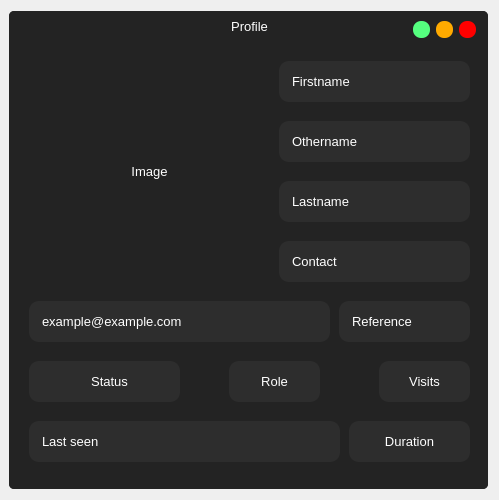
<?xml version="1.0" encoding="UTF-8"?>
<ui version="4.0">
 <class>Profile</class>
 <widget class="QDialog" name="Profile">
  <property name="geometry">
   <rect>
    <x>0</x>
    <y>0</y>
    <width>499</width>
    <height>500</height>
   </rect>
  </property>
  <property name="minimumSize">
   <size>
    <width>0</width>
    <height>500</height>
   </size>
  </property>
  <property name="maximumSize">
   <size>
    <width>16777215</width>
    <height>500</height>
   </size>
  </property>
  <property name="windowTitle">
   <string>Dialog</string>
  </property>
  <layout class="QVBoxLayout" name="verticalLayout">
   <property name="leftMargin">
    <number>9</number>
   </property>
   <item>
    <widget class="QFrame" name="frame">
     <property name="minimumSize">
      <size>
       <width>400</width>
       <height>300</height>
      </size>
     </property>
     <property name="styleSheet">
      <string notr="true">
	background-color: rgb(35, 35, 35);
	border-radius:30px;
background-color: rgb(45, 45, 45);
</string>
     </property>
     <property name="frameShape">
      <enum>QFrame::NoFrame</enum>
     </property>
     <property name="frameShadow">
      <enum>QFrame::Plain</enum>
     </property>
     <layout class="QVBoxLayout" name="verticalLayout_4">
      <property name="spacing">
       <number>0</number>
      </property>
      <property name="leftMargin">
       <number>0</number>
      </property>
      <property name="topMargin">
       <number>0</number>
      </property>
      <property name="rightMargin">
       <number>0</number>
      </property>
      <property name="bottomMargin">
       <number>0</number>
      </property>
      <item>
       <widget class="QFrame" name="frame_2">
        <property name="minimumSize">
         <size>
          <width>400</width>
          <height>400</height>
         </size>
        </property>
        <property name="styleSheet">
         <string notr="true">QFrame{
	background-color: rgb(35, 35, 35);
	border-radius:5px;
}</string>
        </property>
        <property name="frameShape">
         <enum>QFrame::NoFrame</enum>
        </property>
        <property name="frameShadow">
         <enum>QFrame::Plain</enum>
        </property>
        <layout class="QVBoxLayout" name="verticalLayout_2">
         <property name="spacing">
          <number>0</number>
         </property>
         <property name="leftMargin">
          <number>0</number>
         </property>
         <property name="topMargin">
          <number>0</number>
         </property>
         <property name="rightMargin">
          <number>0</number>
         </property>
         <property name="bottomMargin">
          <number>0</number>
         </property>
         <item>
          <widget class="QFrame" name="frame_4">
           <property name="minimumSize">
            <size>
             <width>400</width>
             <height>0</height>
            </size>
           </property>
           <property name="maximumSize">
            <size>
             <width>16777215</width>
             <height>16777215</height>
            </size>
           </property>
           <property name="frameShape">
            <enum>QFrame::NoFrame</enum>
           </property>
           <property name="frameShadow">
            <enum>QFrame::Plain</enum>
           </property>
           <widget class="QLabel" name="profile">
            <property name="geometry">
             <rect>
              <x>20</x>
              <y>50</y>
              <width>231</width>
              <height>221</height>
             </rect>
            </property>
            <property name="font">
             <font>
              <family>Arial</family>
              <pointsize>10</pointsize>
              <weight>50</weight>
              <bold>false</bold>
             </font>
            </property>
            <property name="styleSheet">
             <string notr="true">QLabel{
	color: rgb(255, 255, 255);
	background-color: rgb(35, 35, 35);
	border-radius: 10px;
	padding-left:10px;
}</string>
            </property>
            <property name="text">
             <string>Image</string>
            </property>
            <property name="alignment">
             <set>Qt::AlignCenter</set>
            </property>
           </widget>
           <widget class="QPushButton" name="btn_close">
            <property name="geometry">
             <rect>
              <x>450</x>
              <y>10</y>
              <width>17</width>
              <height>17</height>
             </rect>
            </property>
            <property name="minimumSize">
             <size>
              <width>16</width>
              <height>16</height>
             </size>
            </property>
            <property name="maximumSize">
             <size>
              <width>17</width>
              <height>17</height>
             </size>
            </property>
            <property name="styleSheet">
             <string notr="true">QPushButton{
	background-color: rgb(255, 0, 0);
	border:none;
	border-radius: 8px;
}

QPushButton:hover{	
	background-color: rgba(255, 0, 0,150);
	
}</string>
            </property>
            <property name="text">
             <string/>
            </property>
           </widget>
           <widget class="QPushButton" name="btn_maximize">
            <property name="geometry">
             <rect>
              <x>427</x>
              <y>10</y>
              <width>17</width>
              <height>17</height>
             </rect>
            </property>
            <property name="minimumSize">
             <size>
              <width>16</width>
              <height>16</height>
             </size>
            </property>
            <property name="maximumSize">
             <size>
              <width>17</width>
              <height>17</height>
             </size>
            </property>
            <property name="styleSheet">
             <string notr="true">QPushButton{
	
	background-color: rgb(255, 170, 0);
	border:none;
	border-radius: 8px;
}

QPushButton:hover{	
	background-color: rgba(255, 170, 0,150);
	
}</string>
            </property>
            <property name="text">
             <string/>
            </property>
           </widget>
           <widget class="QPushButton" name="btn_minimize">
            <property name="geometry">
             <rect>
              <x>404</x>
              <y>10</y>
              <width>17</width>
              <height>17</height>
             </rect>
            </property>
            <property name="minimumSize">
             <size>
              <width>16</width>
              <height>16</height>
             </size>
            </property>
            <property name="maximumSize">
             <size>
              <width>17</width>
              <height>17</height>
             </size>
            </property>
            <property name="styleSheet">
             <string notr="true">QPushButton{
	background-color: rgb(85, 255, 127);
	border:none;
	border-radius: 8px;
}

QPushButton:hover{	
	background-color: rgba(85, 255, 127,150);
	
}</string>
            </property>
            <property name="text">
             <string/>
            </property>
           </widget>
           <widget class="QLabel" name="label_5">
            <property name="geometry">
             <rect>
              <x>10</x>
              <y>0</y>
              <width>40</width>
              <height>40</height>
             </rect>
            </property>
            <property name="minimumSize">
             <size>
              <width>40</width>
              <height>0</height>
             </size>
            </property>
            <property name="maximumSize">
             <size>
              <width>40</width>
              <height>16777215</height>
             </size>
            </property>
            <property name="text">
             <string/>
            </property>
            <property name="pixmap">
             <pixmap resource="../resource/asset.qrc">:/icons/asset/user-check.svg</pixmap>
            </property>
           </widget>
           <widget class="QLabel" name="middlename">
            <property name="geometry">
             <rect>
              <x>270</x>
              <y>110</y>
              <width>191</width>
              <height>41</height>
             </rect>
            </property>
            <property name="font">
             <font>
              <family>MS Shell Dlg 2</family>
              <pointsize>10</pointsize>
              <weight>50</weight>
              <bold>false</bold>
             </font>
            </property>
            <property name="styleSheet">
             <string notr="true">QLabel{
	color: rgb(255, 255, 255);
	background-color: rgb(45, 45, 45);
	border-radius: 10px;
	padding-left:10px;

}</string>
            </property>
            <property name="text">
             <string>Othername</string>
            </property>
            <property name="alignment">
             <set>Qt::AlignLeading|Qt::AlignLeft|Qt::AlignVCenter</set>
            </property>
           </widget>
           <widget class="QLabel" name="contact">
            <property name="geometry">
             <rect>
              <x>270</x>
              <y>230</y>
              <width>191</width>
              <height>41</height>
             </rect>
            </property>
            <property name="font">
             <font>
              <family>MS Shell Dlg 2</family>
              <pointsize>10</pointsize>
              <weight>50</weight>
              <bold>false</bold>
             </font>
            </property>
            <property name="styleSheet">
             <string notr="true">QLabel{
	color: rgb(255, 255, 255);
	background-color: rgb(45, 45, 45);
	border-radius: 10px;
	padding-left:10px;

}</string>
            </property>
            <property name="text">
             <string>Contact</string>
            </property>
            <property name="alignment">
             <set>Qt::AlignLeading|Qt::AlignLeft|Qt::AlignVCenter</set>
            </property>
           </widget>
           <widget class="QLabel" name="firstname">
            <property name="geometry">
             <rect>
              <x>270</x>
              <y>50</y>
              <width>191</width>
              <height>41</height>
             </rect>
            </property>
            <property name="font">
             <font>
              <family>MS Shell Dlg 2</family>
              <pointsize>10</pointsize>
              <weight>50</weight>
              <bold>false</bold>
             </font>
            </property>
            <property name="styleSheet">
             <string notr="true">QLabel{
	color: rgb(255, 255, 255);
	background-color: rgb(45, 45, 45);
	border-radius: 10px;
	padding-left:10px;

}</string>
            </property>
            <property name="text">
             <string>Firstname</string>
            </property>
            <property name="alignment">
             <set>Qt::AlignLeading|Qt::AlignLeft|Qt::AlignVCenter</set>
            </property>
           </widget>
           <widget class="QLabel" name="label_7">
            <property name="geometry">
             <rect>
              <x>180</x>
              <y>350</y>
              <width>40</width>
              <height>40</height>
             </rect>
            </property>
            <property name="minimumSize">
             <size>
              <width>40</width>
              <height>0</height>
             </size>
            </property>
            <property name="maximumSize">
             <size>
              <width>40</width>
              <height>16777215</height>
             </size>
            </property>
            <property name="text">
             <string/>
            </property>
            <property name="pixmap">
             <pixmap resource="../resource/asset.qrc">:/icons/asset/tag.svg</pixmap>
            </property>
           </widget>
           <widget class="QLabel" name="role">
            <property name="geometry">
             <rect>
              <x>220</x>
              <y>350</y>
              <width>91</width>
              <height>41</height>
             </rect>
            </property>
            <property name="font">
             <font>
              <family>MS Shell Dlg 2</family>
              <pointsize>10</pointsize>
              <weight>50</weight>
              <bold>false</bold>
             </font>
            </property>
            <property name="styleSheet">
             <string notr="true">QLabel{
	color: rgb(255, 255, 255);
	background-color: rgb(45, 45, 45);
	border-radius: 10px;

}</string>
            </property>
            <property name="text">
             <string>Role</string>
            </property>
            <property name="alignment">
             <set>Qt::AlignCenter</set>
            </property>
           </widget>
           <widget class="QLabel" name="lastname">
            <property name="geometry">
             <rect>
              <x>270</x>
              <y>170</y>
              <width>191</width>
              <height>41</height>
             </rect>
            </property>
            <property name="font">
             <font>
              <family>MS Shell Dlg 2</family>
              <pointsize>10</pointsize>
              <weight>50</weight>
              <bold>false</bold>
             </font>
            </property>
            <property name="styleSheet">
             <string notr="true">QLabel{
	color: rgb(255, 255, 255);
	background-color: rgb(45, 45, 45);
	border-radius: 10px;
	padding-left:10px;

}</string>
            </property>
            <property name="text">
             <string>Lastname</string>
            </property>
            <property name="alignment">
             <set>Qt::AlignLeading|Qt::AlignLeft|Qt::AlignVCenter</set>
            </property>
           </widget>
           <widget class="QLabel" name="email">
            <property name="geometry">
             <rect>
              <x>20</x>
              <y>290</y>
              <width>301</width>
              <height>41</height>
             </rect>
            </property>
            <property name="font">
             <font>
              <family>MS Shell Dlg 2</family>
              <pointsize>10</pointsize>
              <weight>50</weight>
              <bold>false</bold>
             </font>
            </property>
            <property name="styleSheet">
             <string notr="true">QLabel{
	color: rgb(255, 255, 255);
	background-color: rgb(45, 45, 45);
	border-radius: 10px;
	padding-left:10px;

}</string>
            </property>
            <property name="text">
             <string>example@example.com</string>
            </property>
            <property name="alignment">
             <set>Qt::AlignLeading|Qt::AlignLeft|Qt::AlignVCenter</set>
            </property>
           </widget>
           <widget class="QLabel" name="visits_count">
            <property name="geometry">
             <rect>
              <x>370</x>
              <y>350</y>
              <width>91</width>
              <height>41</height>
             </rect>
            </property>
            <property name="font">
             <font>
              <family>MS Shell Dlg 2</family>
              <pointsize>10</pointsize>
              <weight>50</weight>
              <bold>false</bold>
             </font>
            </property>
            <property name="styleSheet">
             <string notr="true">QLabel{
	color: rgb(255, 255, 255);
	background-color: rgb(45, 45, 45);
	border-radius: 10px;

}</string>
            </property>
            <property name="text">
             <string>Visits</string>
            </property>
            <property name="alignment">
             <set>Qt::AlignCenter</set>
            </property>
           </widget>
           <widget class="QLabel" name="label_8">
            <property name="geometry">
             <rect>
              <x>320</x>
              <y>350</y>
              <width>40</width>
              <height>40</height>
             </rect>
            </property>
            <property name="minimumSize">
             <size>
              <width>40</width>
              <height>0</height>
             </size>
            </property>
            <property name="maximumSize">
             <size>
              <width>40</width>
              <height>16777215</height>
             </size>
            </property>
            <property name="text">
             <string/>
            </property>
            <property name="pixmap">
             <pixmap resource="../resource/asset.qrc">:/icons/asset/activity.svg</pixmap>
            </property>
           </widget>
           <widget class="QLabel" name="last_seen">
            <property name="geometry">
             <rect>
              <x>20</x>
              <y>410</y>
              <width>311</width>
              <height>41</height>
             </rect>
            </property>
            <property name="font">
             <font>
              <family>MS Shell Dlg 2</family>
              <pointsize>10</pointsize>
              <weight>50</weight>
              <bold>false</bold>
             </font>
            </property>
            <property name="styleSheet">
             <string notr="true">QLabel{
	color: rgb(255, 255, 255);
	background-color: rgb(45, 45, 45);
	border-radius: 10px;
	padding-left:10px;

}</string>
            </property>
            <property name="text">
             <string>Last seen</string>
            </property>
            <property name="alignment">
             <set>Qt::AlignLeading|Qt::AlignLeft|Qt::AlignVCenter</set>
            </property>
           </widget>
           <widget class="QLabel" name="duration">
            <property name="geometry">
             <rect>
              <x>340</x>
              <y>410</y>
              <width>121</width>
              <height>41</height>
             </rect>
            </property>
            <property name="font">
             <font>
              <family>MS Shell Dlg 2</family>
              <pointsize>10</pointsize>
              <weight>50</weight>
              <bold>false</bold>
             </font>
            </property>
            <property name="styleSheet">
             <string notr="true">QLabel{
	color: rgb(255, 255, 255);
	background-color: rgb(45, 45, 45);
	border-radius: 10px;
}</string>
            </property>
            <property name="text">
             <string>Duration</string>
            </property>
            <property name="alignment">
             <set>Qt::AlignCenter</set>
            </property>
           </widget>
           <widget class="QLabel" name="status">
            <property name="geometry">
             <rect>
              <x>20</x>
              <y>350</y>
              <width>151</width>
              <height>41</height>
             </rect>
            </property>
            <property name="font">
             <font>
              <family>MS Shell Dlg 2</family>
              <pointsize>10</pointsize>
              <weight>50</weight>
              <bold>false</bold>
             </font>
            </property>
            <property name="styleSheet">
             <string notr="true">QLabel{
	color: rgb(255, 255, 255);
	background-color: rgb(45, 45, 45);
	border-radius: 10px;
	padding-left:10px;

}</string>
            </property>
            <property name="text">
             <string>Status</string>
            </property>
            <property name="alignment">
             <set>Qt::AlignCenter</set>
            </property>
           </widget>
           <widget class="QLabel" name="firstname_2">
            <property name="geometry">
             <rect>
              <x>140</x>
              <y>0</y>
              <width>191</width>
              <height>31</height>
             </rect>
            </property>
            <property name="font">
             <font>
              <family>MS Shell Dlg 2</family>
              <pointsize>10</pointsize>
              <weight>50</weight>
              <bold>false</bold>
             </font>
            </property>
            <property name="styleSheet">
             <string notr="true">QLabel{
	color: rgb(255, 255, 255);
	background-color: rgb(35, 35, 35);
	border-radius: 10px;
	padding-left:10px;

}</string>
            </property>
            <property name="text">
             <string>Profile</string>
            </property>
            <property name="alignment">
             <set>Qt::AlignCenter</set>
            </property>
           </widget>
           <widget class="QLabel" name="reference">
            <property name="geometry">
             <rect>
              <x>330</x>
              <y>290</y>
              <width>131</width>
              <height>41</height>
             </rect>
            </property>
            <property name="font">
             <font>
              <family>MS Shell Dlg 2</family>
              <pointsize>10</pointsize>
              <weight>50</weight>
              <bold>false</bold>
             </font>
            </property>
            <property name="styleSheet">
             <string notr="true">QLabel{
	color: rgb(255, 255, 255);
	background-color: rgb(45, 45, 45);
	border-radius: 10px;
	padding-left:10px;

}</string>
            </property>
            <property name="text">
             <string>Reference</string>
            </property>
            <property name="alignment">
             <set>Qt::AlignLeading|Qt::AlignLeft|Qt::AlignVCenter</set>
            </property>
           </widget>
          </widget>
         </item>
        </layout>
       </widget>
      </item>
     </layout>
    </widget>
   </item>
  </layout>
 </widget>
 <resources>
  <include location="../resource/asset.qrc"/>
 </resources>
 <connections/>
</ui>
